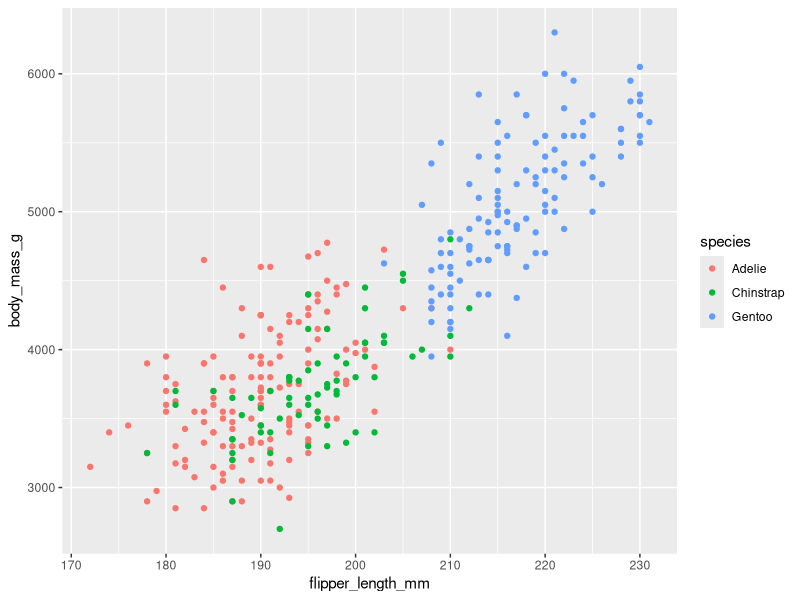
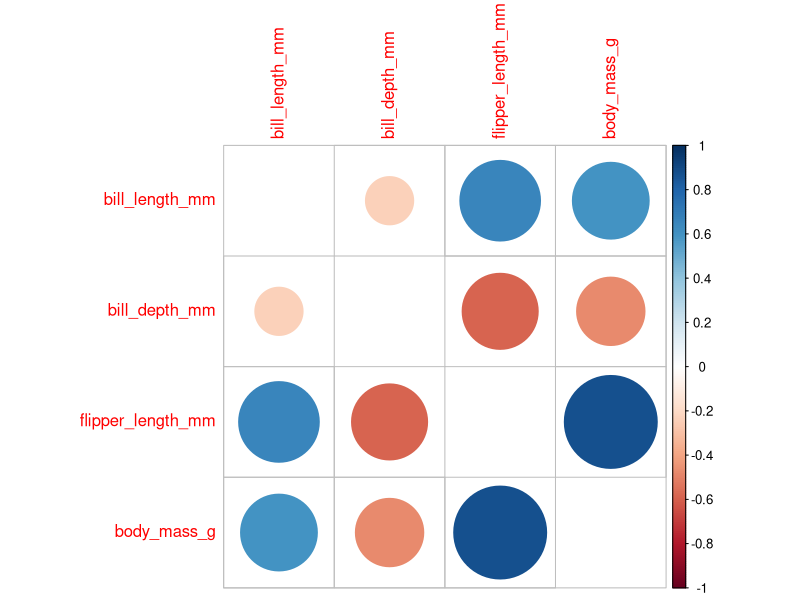
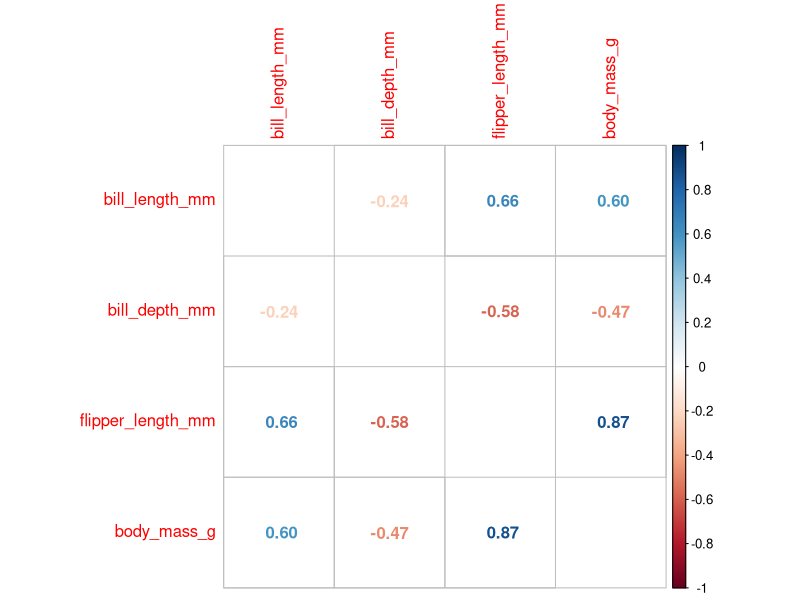
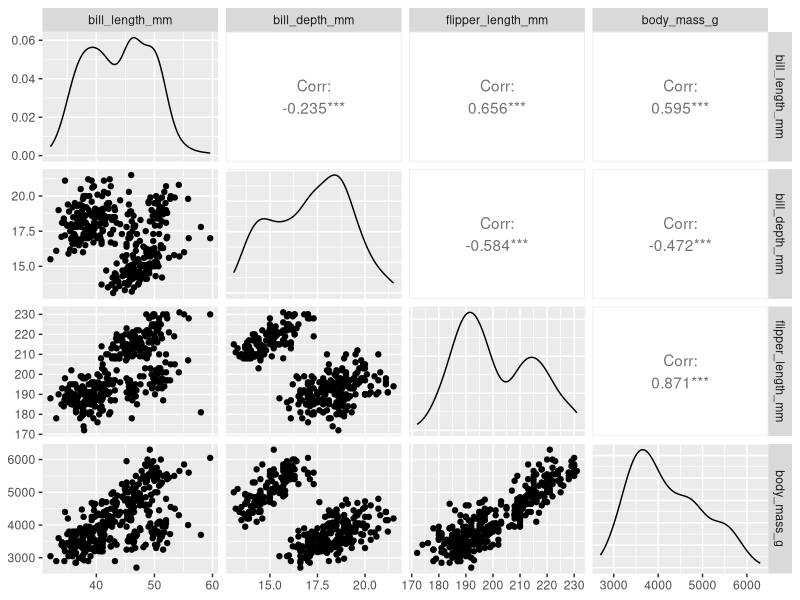

The R script that drew these images, in order:
## ---- chunk 1
library(tidyverse)
library(palmerpenguins)
library(corrplot)
library(GGally)
## ---- chunk 2
penguins
## ---- chunk 3
penguins %>% 
  ggplot() +
  aes(x = flipper_length_mm,
      y = body_mass_g,
      colour = species) +
  geom_point()
## ---- chunk 4
cor(
  x = penguins$flipper_length_mm,
  y = penguins$body_mass_g,
  use = 'pairwise.complete.obs',
  method = 'pearson'
)
## ---- chunk 5
penguins %>% 
  group_by(species) %>% 
  summarise(
    pearson_corr = cor(
      x = flipper_length_mm,
      y = body_mass_g,
      use = 'pairwise.complete.obs',
      method = 'pearson'
    ),
    spearman_corr = cor(
      x = flipper_length_mm,
      y = body_mass_g,
      use = 'pairwise.complete.obs',
      method = 'spearman'
    )
  )
## ---- chunk 6
cor_mat <- 
  penguins %>%
  select_if(is.numeric) %>% 
  # let's remove the 'year' variable
  select(-year) %>% 
  cor(use = 'pairwise.complete.obs')

cor_mat
## ---- chunk 7
cor_mat %>% corrplot(diag = FALSE)
## ---- chunk 8
cor_mat %>% corrplot(method = 'number', diag = FALSE)
## ---- chunk 9
#| message: false

penguins %>%
  select_if(is.numeric) %>% 
  # let's remove the 'year' variable
  select(-year) %>% 
  # let's drop na's
  drop_na() %>% 
  ggpairs()
